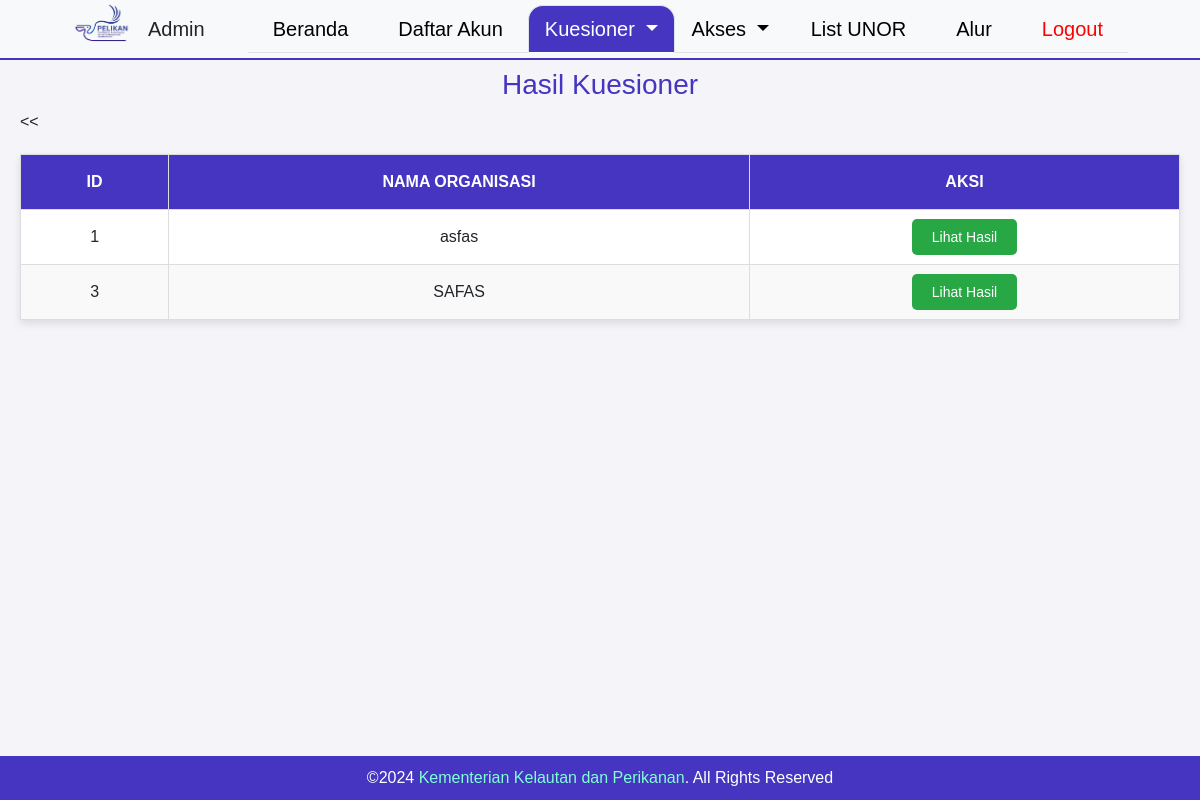
Screenshot of /admin/daftar_organisasi.php with the database file from the repository.
### tables this page shows
CREATE TABLE `organisasi` (
  `id_organisasi` int NOT NULL,
  `id_akun` int NOT NULL,
  `unit_eselon1` varchar(255) NOT NULL,
  `nama_organisasi` varchar(255) NOT NULL,
  `alamat` varchar(255) DEFAULT NULL,
  `email_badan` varchar(255) DEFAULT NULL,
  `no_telp_fax` varchar(255) DEFAULT NULL,
  `nip_responden` char(10) NOT NULL,
  `nama_responden` varchar(255) NOT NULL,
  `jabatan` varchar(255) DEFAULT NULL,
  `nilai_kategori1` float(4,2) DEFAULT NULL,
  `nilai_kategori2` float(4,2) DEFAULT NULL,
  `nilai_kategori3` float(4,2) DEFAULT NULL,
  `nilai_kategori4` float(4,2) DEFAULT NULL,
  `nilai_kategori5` float(4,2) DEFAULT NULL,
  `nilai_kategori6` float(4,2) DEFAULT NULL,
  `id_penilai` int DEFAULT NULL,
  `can_fill_out` tinyint(1) DEFAULT '1',
  `verifikasi` tinyint(1) DEFAULT '1',
  `batas_waktu` text
);

### admin/daftar_organisasi.php (the view, shortened to what this page needs)
<?php
include '../koneksi.php';
$sql = "SELECT DISTINCT o.*
        FROM organisasi o
        JOIN kuesioner k ON o.id_organisasi = k.id_organisasi
        WHERE k.jawaban IS NOT NULL
          AND k.nilai IS NOT NULL
          AND k.catatan IS NOT NULL
          AND k.verifikasi IS NOT NULL";
$result = $conn->query($sql);
?>
<!DOCTYPE html>
<html lang="id">
<head>
        <link href="../css/bootstrap.min.css" type="text/css" rel="stylesheet">
        <link href="../css/pelikan.css" type="text/css" rel="stylesheet">
        <link rel="stylesheet" href="https://cdnjs.cloudflare.com/ajax/libs/font-awesome/6.0.0-beta3/css/all.min.css">
</head>
<body>
<?php
    include('navbar.php');
?>
<br><br>
<h3>Hasil Kuesioner</h3>
    <table>
        <thead>
            <tr>
                <th>ID</th>
                <th>Nama Organisasi</th>
                <th>Aksi</th>
            </tr>
        </thead>
        <tbody>
            <?php
            if ($result->num_rows > 0) {
                while ($row = $result->fetch_assoc()) {
                    echo "<tr>
                            <td>{$row['id_organisasi']}</td>
                            <td>{$row['nama_organisasi']}</td>
                            <<td><a class='btn-download' href='unduh.php?id={$row['id_organisasi']}'>Lihat Hasil</a></td>
                          </tr>";
                }
            } else {
                echo "<tr><td colspan='3'>Tidak ada Organisasi yang dapat dilihat.</td></tr>";
            }
            ?>
        </tbody>
    </table>
    <footer>
        <div class="container-fluid text-center" style="color:white;">
            <div class="row">
                <div class="col">
            </div>
                <div class="col-8">
                    ©2024 <a style="text-decoration: none; color:aquamarine">Kementerian Kelautan dan Perikanan</a>. All Rights Reserved
                </div>
                <div class="col">
                </div>
            </div>
        </div>
</footer>
</body>
</html>

### admin/daftar_organisasi.php (style rules this page uses)
footer { width: 100%; background-color: #4535C1; color: white; padding: 10px; position: fixed; bottom: 0; left: 0; text-align: center; }
body { font-family: Arial, sans-serif; background-color: #f4f4f9; margin: 20px; user-select: none; outline: none; }
h3 { text-align: center; color: #4535c1; }
table { width: 100%; margin: 20px auto; border-collapse: collapse; background-color: #fff; box-shadow: 0 4px 8px rgba(0, 0, 0, 0.1); }
table, th, td { border: 1px solid #ddd; }
th, td { padding: 15px; text-align: center; }
th { background-color: #4535c1; color: white; text-transform: uppercase; }
tr:nth-child(even) { background-color: #f9f9f9; }
.btn-download { background-color: #28a745; color: white; padding: 10px 20px; text-decoration: none; border-radius: 5px; border: none; font-size: 14px; cursor: pointer; transition: background-color 0.3s; }

### rows the page displays
organisasi: id_organisasi "1", nama_organisasi "asfas"
organisasi: id_organisasi "3", nama_organisasi "SAFAS"
